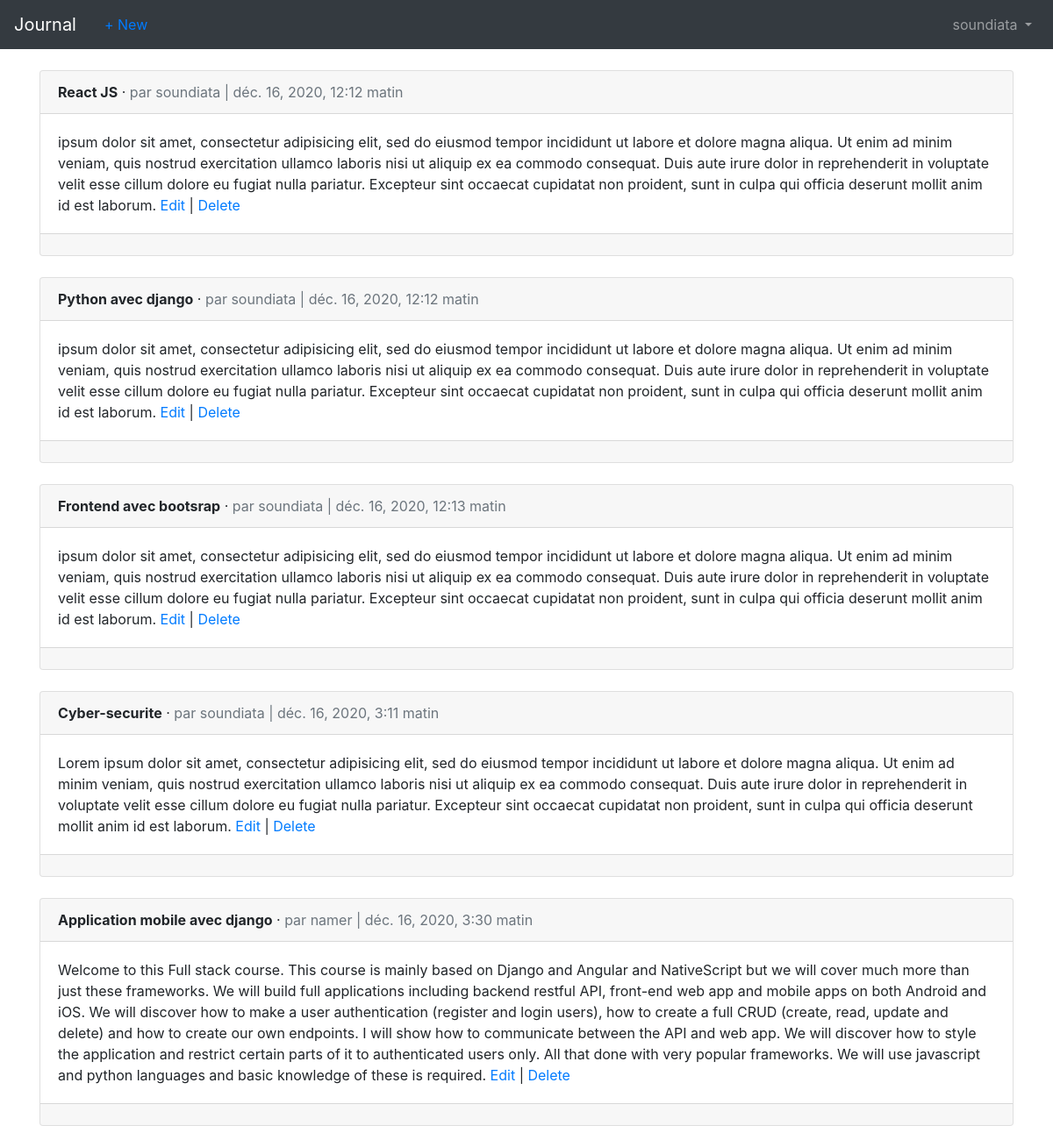
The page /articles/ (signed in) on the database as committed earlier.
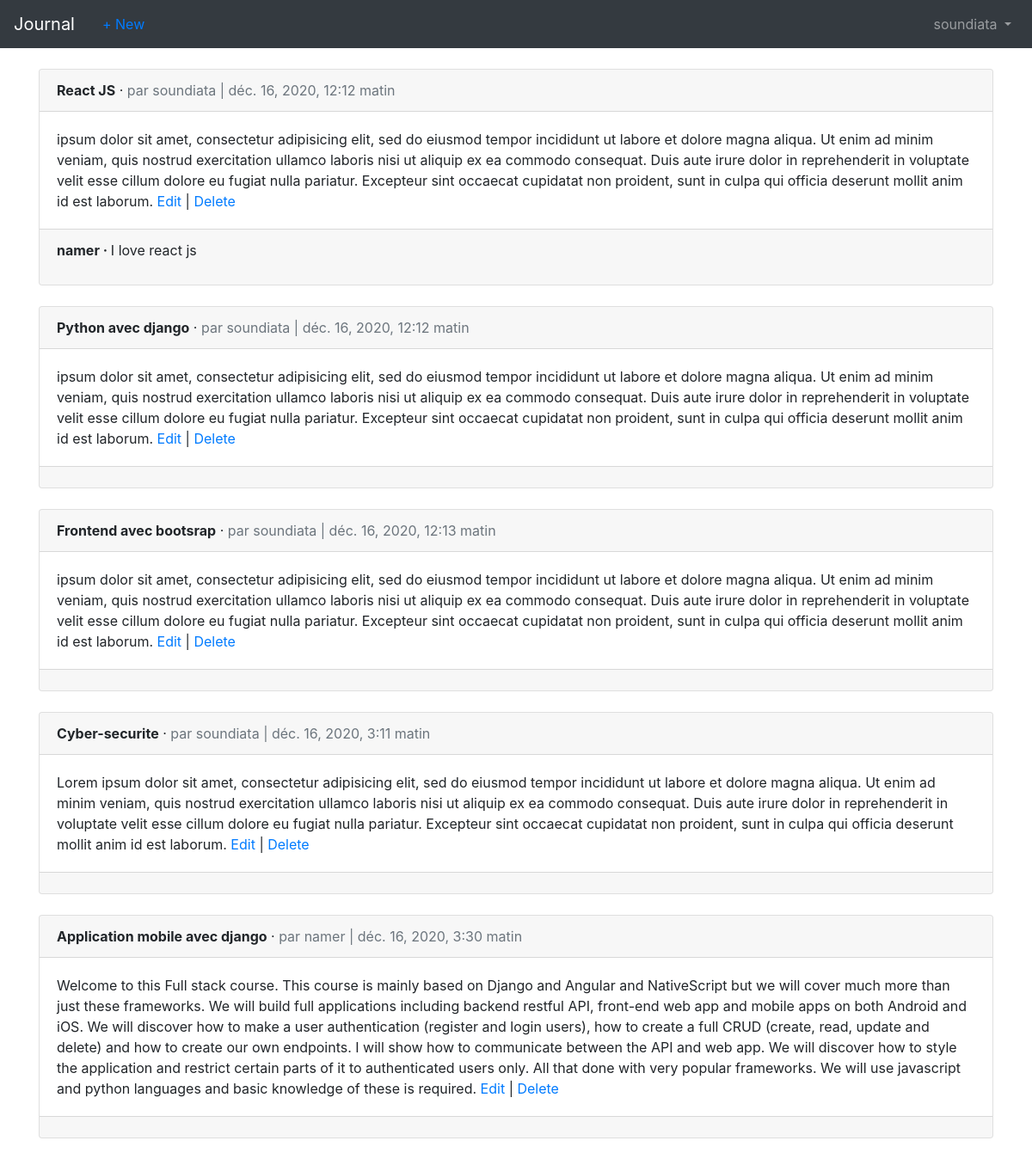
The same page on the database as committed later.
### articles/models.py (models this page shows, shortened)
class Article(models.Model):
	title = models.CharField(max_length=255)
	body = models.TextField()
	date = models.DateTimeField(auto_now_add=True)
	author = models.ForeignKey(get_user_model(),
		on_delete=models.CASCADE
	)

class Comment(models.Model):
	article = models.ForeignKey(Article,
		on_delete=models.CASCADE,
		related_name='comments'
	)
	comment = models.CharField(max_length=140)
	author = models.ForeignKey(get_user_model(),
		on_delete=models.CASCADE
	)

### users/models.py (models this page shows)
class CustomUser(AbstractUser):
	age = models.PositiveIntegerField(null=True, blank=True)

### articles/views.py (the view)
# urls.py: path('', ArticleListView.as_view(), name='article_list'),
class ArticleListView(LoginRequiredMixin, ListView):
	model = Article
	login_url = 'login'
	template_name = 'article_list.html'

### templates/article_list.html (shortened to what this page needs)
{% extends 'base.html' %}
{% block content %}
	{% for article in object_list %}
		<div class='card'>
			<div class="card-header">
				<span class="font-weight-bold">{{article.title}}</span> &middot;
				<span class="text-muted">par {{article.author}} | {{article.date}}</span>
			</div>
			<div class="card-body">
				{{article.body}}
				<a href="{% url 'article_edit' article.pk %}">Edit</a> | <a href="{% url 'article_delete' article.pk %}">Delete</a>
			</div>
			<div class="card-footer">
				{% for comment in article.comments.all %}
					<p>
						<span class="font-weight-bold">{{ comment.author}} &middot; </span>
						{{ comment.comment }}
					</p>
				{% endfor %}
			</div>
		</div>
		<br>
	{% endfor %}
{% endblock %}

Rows that differ between the two databases and show on the page:
added Comment: author "namer", comment "I love react js", shown under Article "React JS"
